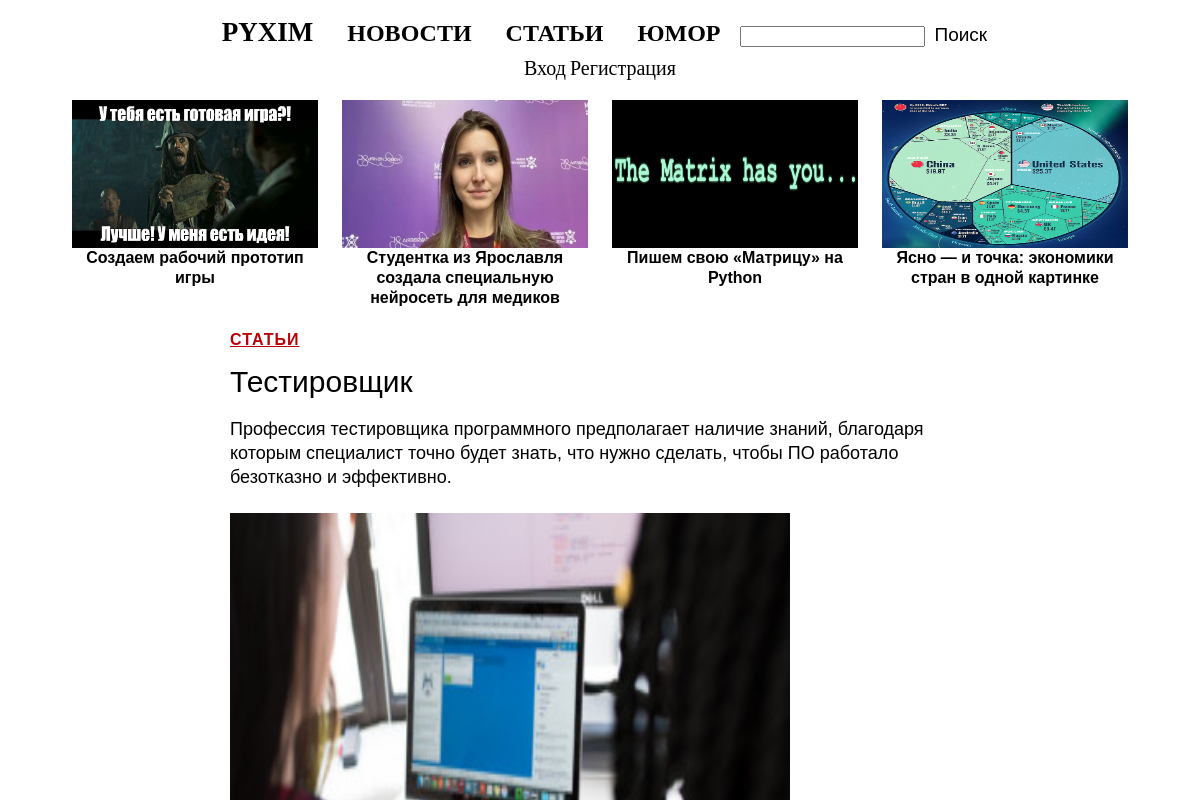
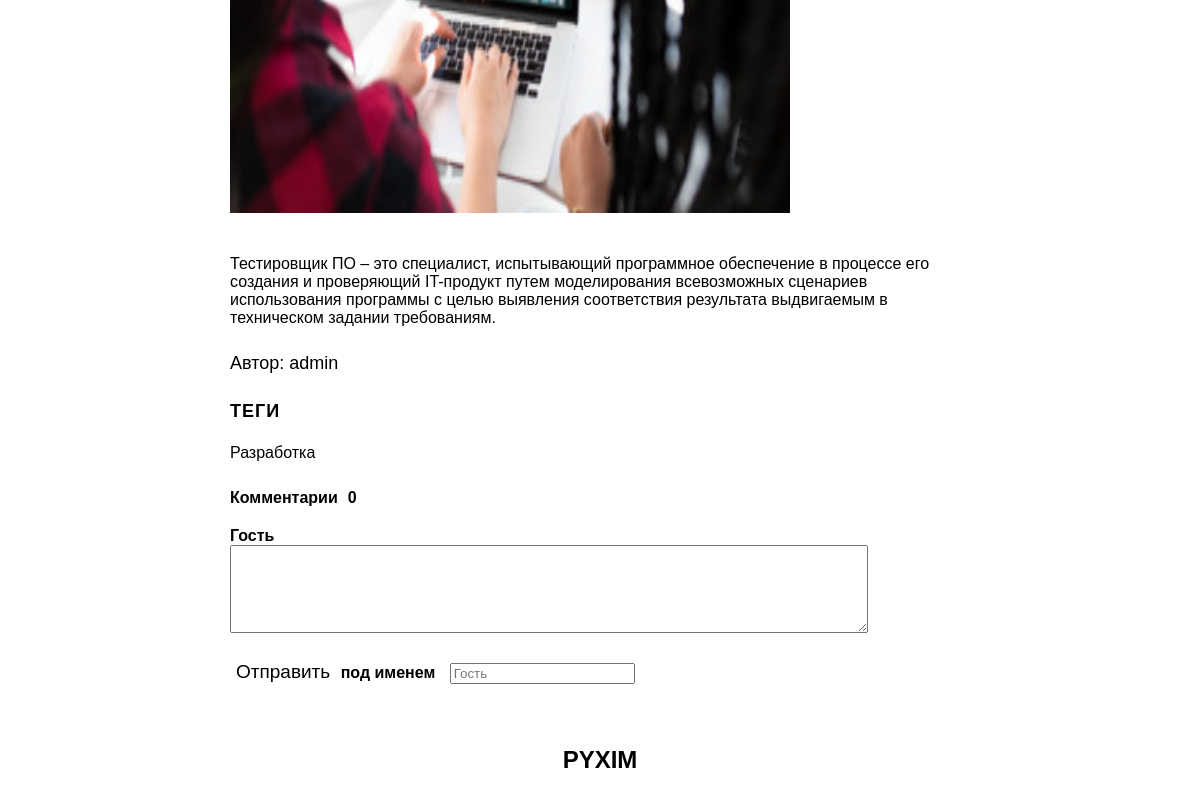
Page /testirovschik-id9 on the earlier database version (2 pictures, top to bottom).
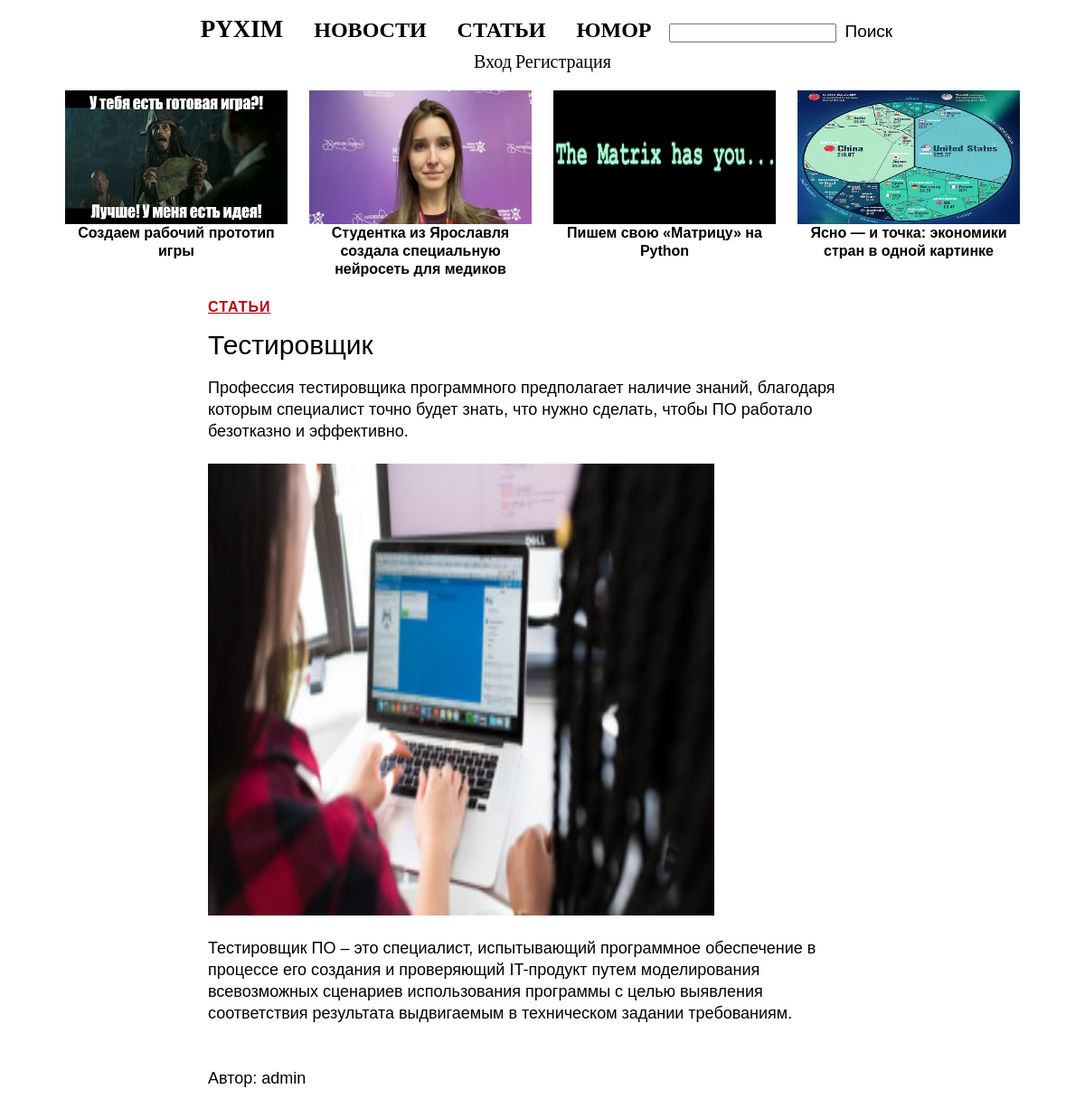
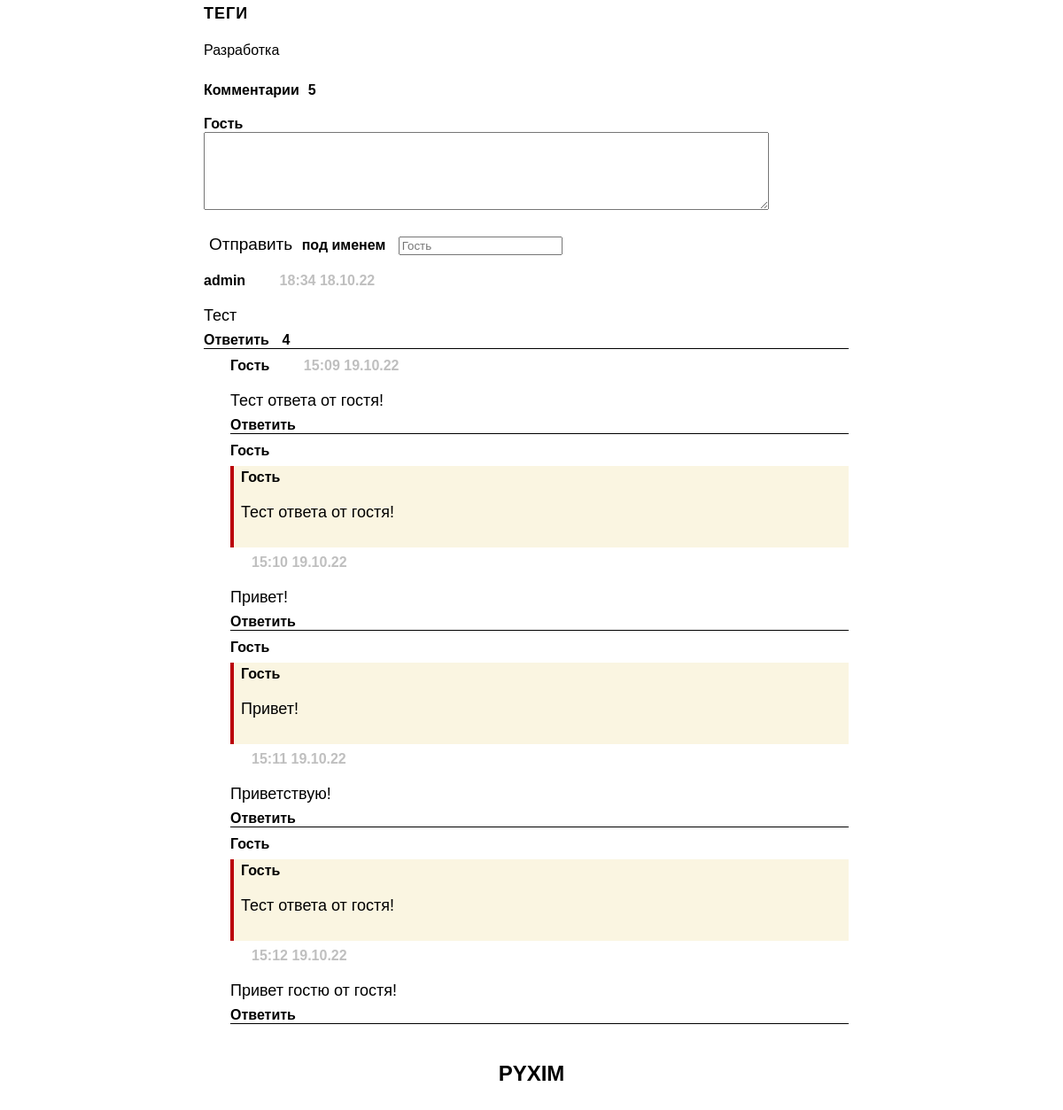
Same page on the later database version (2 pictures, top to bottom).
### PyximApp/models.py (models this page shows, shortened)
class Category(models.Model):
    title = models.CharField(max_length=50)
    link = models.CharField(max_length=50)
    class Meta:
        verbose_name='Категория'
        verbose_name_plural='Категории'

class Record(models.Model):
    title = models.CharField(max_length=200)
    link = models.CharField(max_length=200)
    content = models.TextField()
    category = models.ForeignKey(Category,related_name='records',on_delete=models.CASCADE)
    tags = models.ManyToManyField(Tag,related_name='records')
    date = models.DateField(auto_now_add=True)
    hot = models.BooleanField(default=False)
    author = models.ForeignKey(User,related_name='records',on_delete=models.CASCADE)
    class Meta:
        verbose_name='Публикация'
        verbose_name_plural='Публикации'

class Photo(models.Model):
    file = models.ImageField(upload_to=settings.MEDIA_ROOT)
    record = models.ForeignKey(Record,related_name='photos',on_delete=models.CASCADE)
    description = models.CharField(max_length=400,blank=True)
    class Meta:
        verbose_name='Фото'
        verbose_name_plural='Фото'

class Tag(models.Model):
    title = models.CharField(max_length=50)
    link = models.CharField(max_length=50)
    class Meta:
        verbose_name='Тег'
        verbose_name_plural='Теги'

class Comment(models.Model):
    username = models.CharField(max_length=100,default='Гость')
    content = models.TextField()
    user = models.ForeignKey(User,related_name='comms',null=True,
                             blank=True,on_delete=models.CASCADE)
    record = models.ForeignKey(Record,related_name='comms',on_delete=models.CASCADE)
    date = models.DateTimeField(auto_now_add=True)
    parent = models.ForeignKey('self',on_delete=models.CASCADE
                                ,null=True,blank=True,related_name='replies')
    main_parent = models.ForeignKey('self',on_delete=models.CASCADE
                                ,null=True,blank=True,related_name='all_replies')

### PyximApp/views.py (the view)
# urls.py: path('<str:link>-id<int:pk>',views.RecordView.as_view(),name='record'),
class RecordView(DetailView):
    model = Record
    template_name = 'Record.html'
    context_name_object = 'record'
    def get_context_data(self,**kwargs):
        context = super().get_context_data(**kwargs)
        context['title'] = self.object.title
        context['categories'] = Category.objects.all()
        context['fresh'] = fresh(self.object)
        context['comms'] = self.object.comms.filter(models.Q(main_parent=None))
        text = self.object.content
        for n,i in enumerate(self.object.photos.all()): #заменяем <img src> на изображения
            text = text.replace('<img src>',f'<div><img src={i.file.url} width={width} height={height} name="{i.pk}"><p>{i.description}</p></div>',1)
        context['content'] = text
        context['sign_form'] = UserCreationForm
        context['login_form'] = AuthenticationForm
        return context
    def get_object(self, **kwargs):
        try:
            return self.model.objects.get(link=self.kwargs['link'],pk=self.kwargs['pk'])
        except Record.DoesNotExist:
            raise Http404

### PyximApp/views.py (called while the page is built)
def fresh(record=None): #показ свежего в шапке сайта
    fresh = list(Record.objects.filter(hot=True).all())
    if len(fresh) < 5:
        return fresh
    fresh = fresh[-5:]
    if record in fresh:
        index = fresh.index(record)
        fresh[index] = fresh[0]
    return fresh[-4:]

### PyximApp/templates/Record.html (shortened to what this page needs)
{% extends 'Base.html' %}
{% block main %}
<div class='record' align='left'>
<a href="{% url 'category' record.category.link  %}" class='category'>{{record.category.title}}</a>
<div class='title'>
{{record.title}}
</div>
<div class='record-content'>
{% autoescape off %}
{{content | linebreaks}}
{% endautoescape %}
<p>Автор: {{record.author.username}}</p>
<div id='tags'>
<p id='tags-title'>Теги
<p>
{% for t in record.tags.all %}
<span><a href = '{% url "tag" t.link %}'>{{t.title}}</a></span>
{% endfor %}</p>
</p>
</div>
<div id='comms'>
<span>Комментарии</span><span id='length'>{{record.comms.all | length }}</span>
<form method='POST' action='{% url "comment" record.pk %}' id='comm_form' align='left'>
<div>
<span align='left'>
{% if not user.is_authenticated %}
Гость
{% else %}
{{user.username}}
{% endif %}
</span>
</div>
<textarea name='text' maxlength='20000' class='comment_form' required></textarea>
<div class="username_field">
<input type='submit' value='Отправить' onclick='commentAjax()'>
{% if not user.is_authenticated %}
<span>под именем</span>
<input type='text' name='username' placeholder='Гость'>
{% endif %}
</div>
</form>
{% for c in comms %}
<div class='comment' align='left' id='{{c.pk}}'>
<div>
<span class='username'>{{c.username}}</span>
<span class='comm-date'>{{c.date.time | time:"H:i"}} {{c.date.date | date:"d.m.y"}}</span>
</div>
<div class='comm-content'>
{{c.content | linebreaks}}
</div>
<div class='comm-bottom'>
<span onclick='replyForm(this)' name='comment'>Ответить</span><span id='comment{{c.pk}}'> {{c.all_replies.all | length}}</span>
</div>
{% for repl in c.all_replies.all %}
<div class='comment_reply' align='left' id='{{repl.pk}}'>
<div>
<span class='username'>{{repl.username}}</span>
{% if repl.parent %}
<div class='parent'>
<span class='username'>{{repl.parent.username}}</span>
{{repl.parent.content | linebreaks}}
</div>
{% endif %}
<span class='comm-date'>{{repl.date.time | time:"H:i"}} {{repl.date.date | date:"d.m.y"}}</span>
</div>
<div class='comm-content'>
{{repl.content | linebreaks}}
</div>
<div class='comm-bottom'>
<span onclick='replyForm(this)' name='reply'>Ответить</span>
</div>
</div>
{% endfor %}
</div>
{% endfor %}
</div>
</div>
</div>
{% endblock %}

### PyximApp/templates/Base.html (shortened to what this page needs)
{% load static %}
<html>
<head>
<link href="{% static 'Style.css' %}" rel='stylesheet'>
</head>
<body id='main_body'>
<div id='app'>
<nav align='center' id='nav'>
<div class='nav_center'>
<div class='header'>
<a href='/' title='PYXIM'>PYXIM</a>
</div>
<div class='categories'>
{% for c in categories %}
<a href={% url 'category' c.link %} class='catg'>{{c.title}}</a>
{% endfor %}
<form action='{% url "search" %}'method='POST' id='search'>
<input type='text' name='query'>
<input type='submit' value='Поиск'>
</form>
</div>
<div id='user_panel'>
{% if user.is_authenticated %}
<span>{{user.username}}</span>
<a href='{% url "view_saved" %}' id='save_link'>Сохранённое</a>
{% if user.is_superuser %}
<a href='{% url "add" %}'>Добавить запись</a>
<a href='/admin'>Админ</a>
{% endif %}
<a href="{% url 'logout' %}" id='logout' align='right'>Выход</a>
{% else %}
<span onclick="log()">Вход</span>
<span onclick="sign()">Регистрация</span>
{% endif %}
</div>
</div>
</nav>
<div class='main' align='center'>
<div class='fresh'>
{% for r in fresh %}
<div class='review-title'>
<a href='{% url "record" r.link r.pk %}'>
<img src="{{ r.photos.first.file.url }}" width='246' height='148'>
<span class='preview-title'>{{ r.title }}</span>
</a>
</div>
{% endfor %}
</div>
<div class='content'>
{% block main %}
{% endblock %}
<div id='bottom_'>
<span>PYXIM</span>
</div>
</div>
</div>
</div>
</body>
</html>

Differences in the rows shown:
changed Record "Тестировщик": comms.all|length "0" → "5"
added Comment: username "admin", date.time "18:34", date "18.10.22", content "Тест", all_replies.all|length "4"
added Comment: username "Гость", date.time "15:09", date "19.10.22", content "Тест ответа от гостя!", shown under "admin"
added Comment: username "Гость", parent.username "Гость", parent.content "Тест ответа от гостя!", date.time "15:10", date "19.10.22", content "Привет!", shown under "admin"
added Comment: username "Гость", parent.username "Гость", parent.content "Привет!", date.time "15:11", date "19.10.22", content "Приветствую!", shown under "admin"
added Comment: username "Гость", parent.username "Гость", parent.content "Тест ответа от гостя!", date.time "15:12", date "19.10.22", content "Привет гостю от гостя!", shown under "admin"
